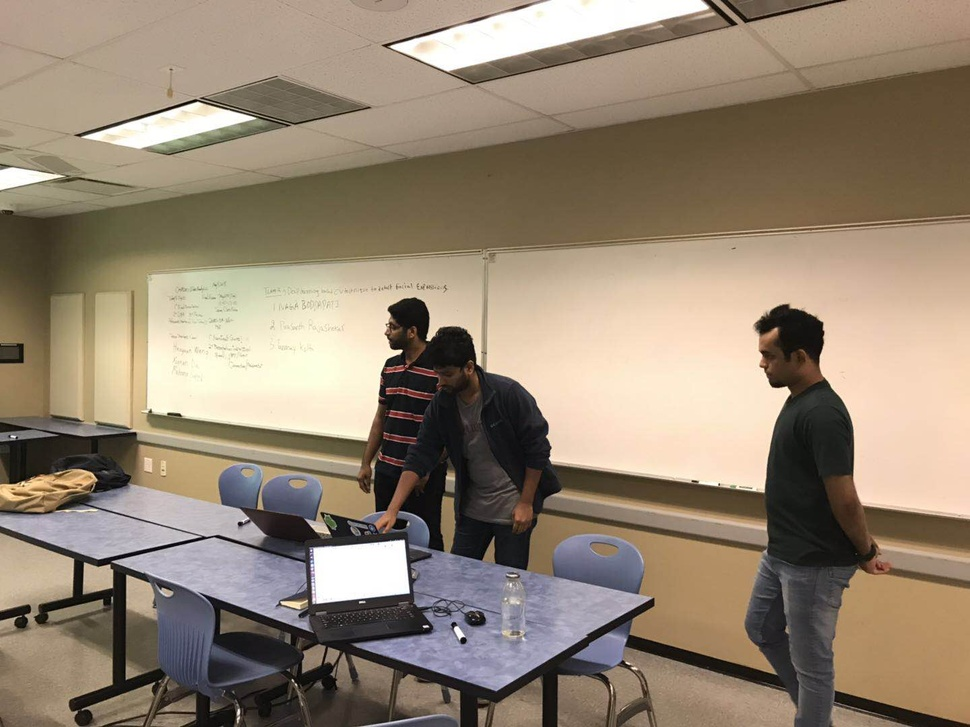
#> input picture 2019S/2019S-0-faceExpression-presentation2-2019.jpg.jpg, 970 x 727 px, shrunk from 1440 x 1080 before the run; its folder holds only this picture in this run
$ python augment.py
#> lines starting #> are read from the running program, lines starting #| are printed output that depends on the picture
#######################################################
# Codeded by: Harry Li　　                              #
# Copyright : CTIOne Corporation                      #
# Date      : July 20, 2018                           #
# Status    : tested                                  #
# Purpose   : Generating test image data sets         #
#######################################################

import sys, os
import cv2
import glob

for file in glob.glob("*.jpg"):
    print(file)
    img = cv2.imread(file)
#> img is the input picture: shape (727, 970, 3); mean B, G, R 114.8, 133.1, 148.3
    cv2.imshow('8 img',img)

    if img is not None:
            print("Processing : " + file)

            M = cv2.getRotationMatrix2D((img.shape[1] / 2, img.shape[0] / 2), 10, 1)
            rotate1 = cv2.warpAffine(img, M, (img.shape[1], img.shape[0]))
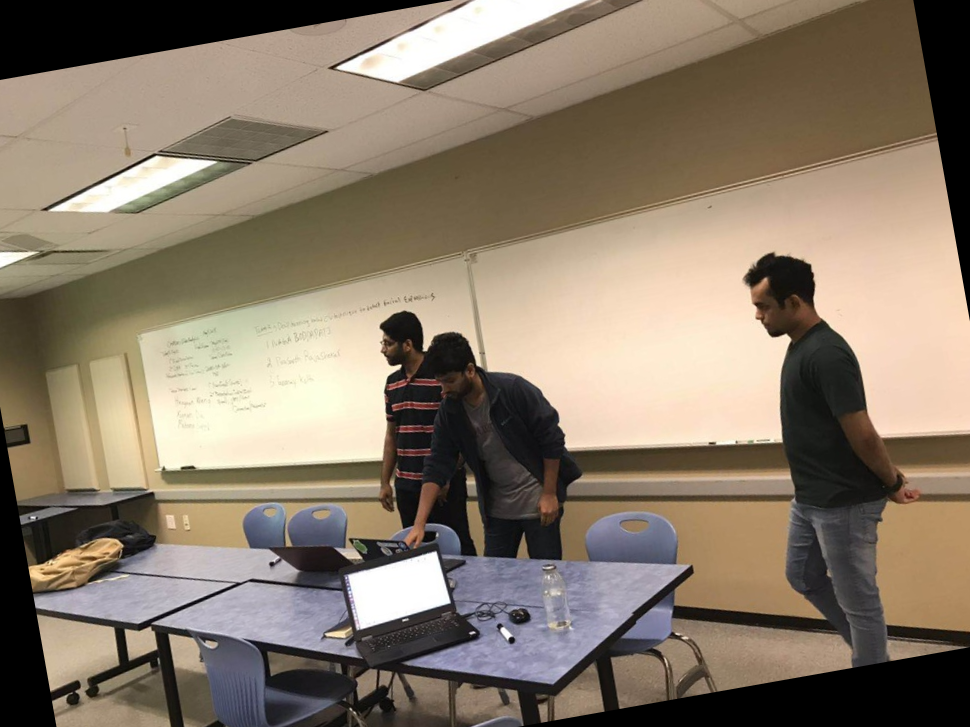
#> rotate1: shape (727, 970, 3); mean B, G, R 106.6, 123.4, 137.2

            M = cv2.getRotationMatrix2D((img.shape[1] / 2, img.shape[0] / 2), -10, 1) # counterwise
            rotate2 = cv2.warpAffine(img, M, (img.shape[1], img.shape[0]))
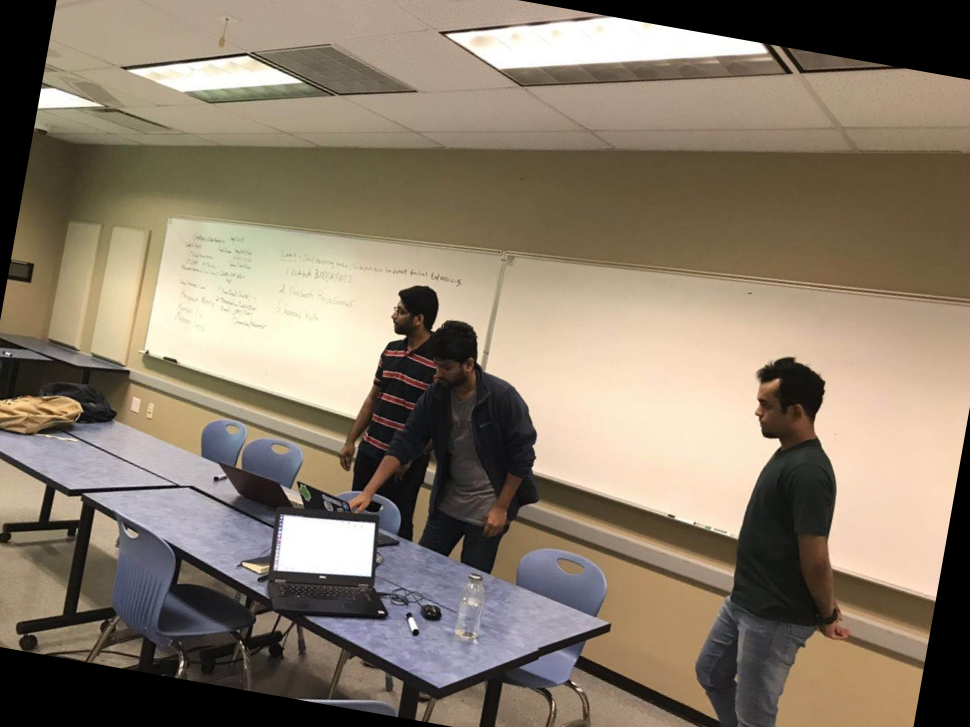
#> rotate2: shape (727, 970, 3); mean B, G, R 106.5, 123.1, 136.7

            blur1 = cv2.GaussianBlur(img, (25, 25), 23) # 5by5 kernel, sigma 3
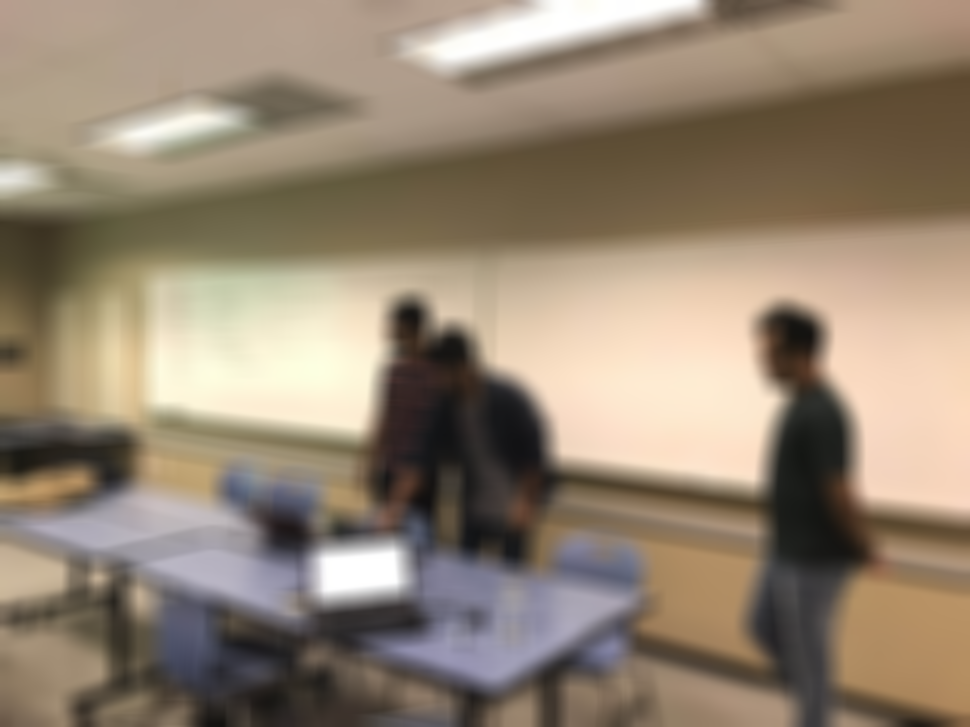
#> blur1: shape (727, 970, 3); mean B, G, R 114.8, 133.1, 148.3

            rotate1_blur1 = cv2.GaussianBlur(rotate1, (25, 25), 23)
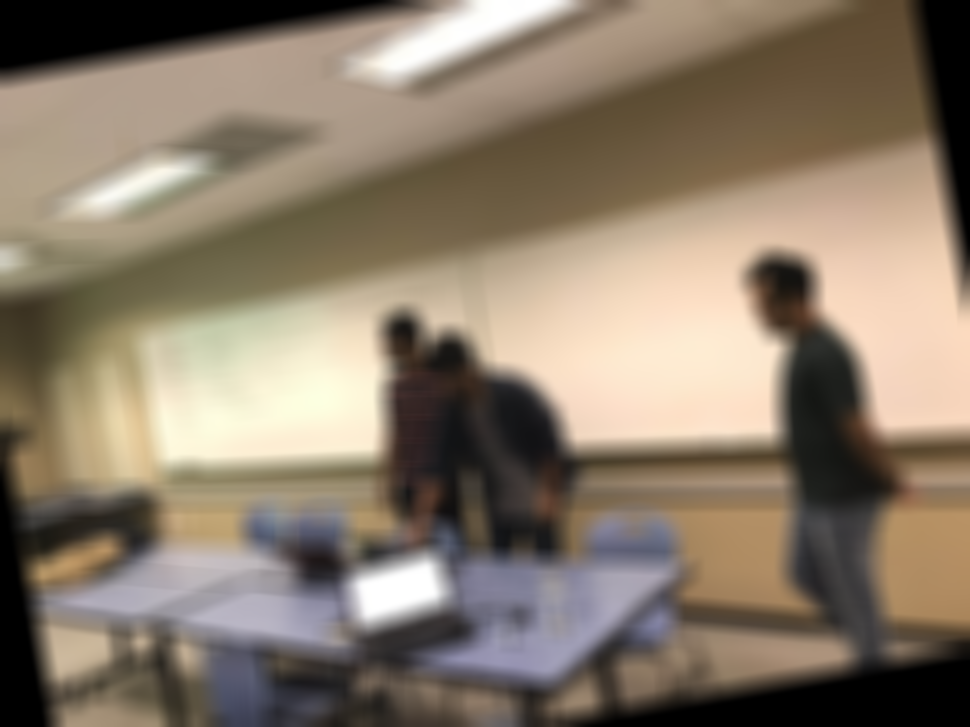
#> rotate1_blur1: shape (727, 970, 3); mean B, G, R 106.7, 123.4, 137.2
            rotate2_blur1 = cv2.GaussianBlur(rotate2, (25, 25), 23)
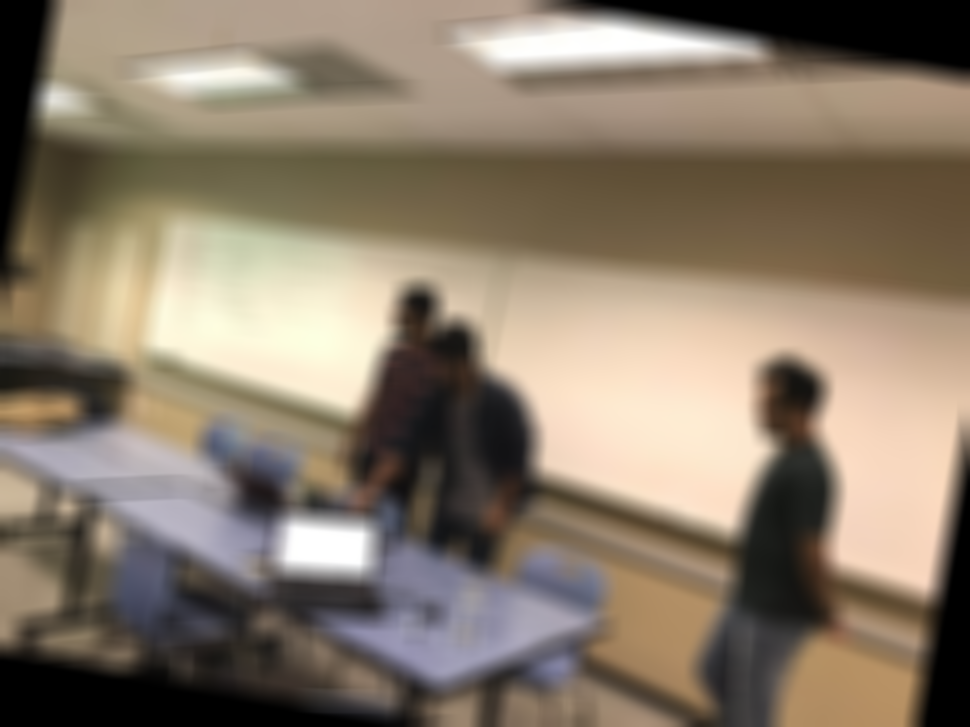
#> rotate2_blur1: shape (727, 970, 3); mean B, G, R 106.5, 123.1, 136.7

            # To do: add motion blue

            cv2.imwrite(file[0:-4] + "_rotate1.jpg", rotate1)
            cv2.imwrite(file[0:-4] + "_rotate2.jpg", rotate2)
            cv2.imwrite(file[0:-4] + "_blur1.jpg", blur1)
            cv2.imwrite(file[0:-4] + "_rotate1_blur1.jpg", rotate1_blur1)
            cv2.imwrite(file[0:-4] + "_rotate2_blur1.jpg", rotate2_blur1)

$ run again, on 2019S/2019S-13-3image.jpg
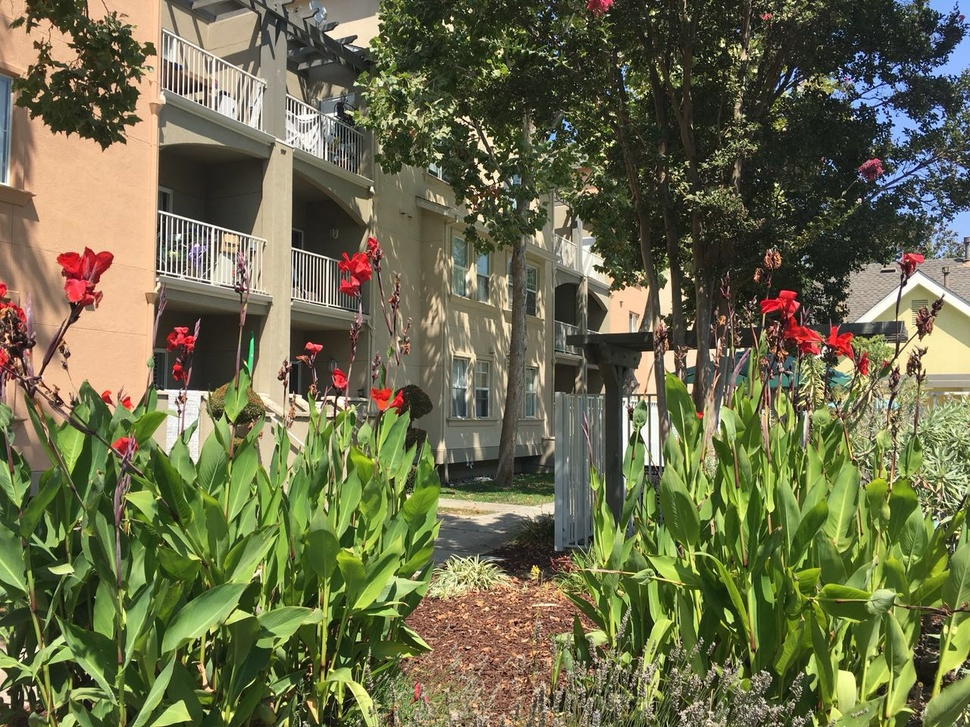
#> input picture 2019S/2019S-13-3image.jpg, 970 x 727 px, shrunk from 1280 x 960 before the run
#> img is the input picture: shape (727, 970, 3); mean B, G, R 75.1, 108.4, 107.7
#> `rotate1_blur1 = cv2.GaussianBlur(rotate1, (25, 25), 23)`:
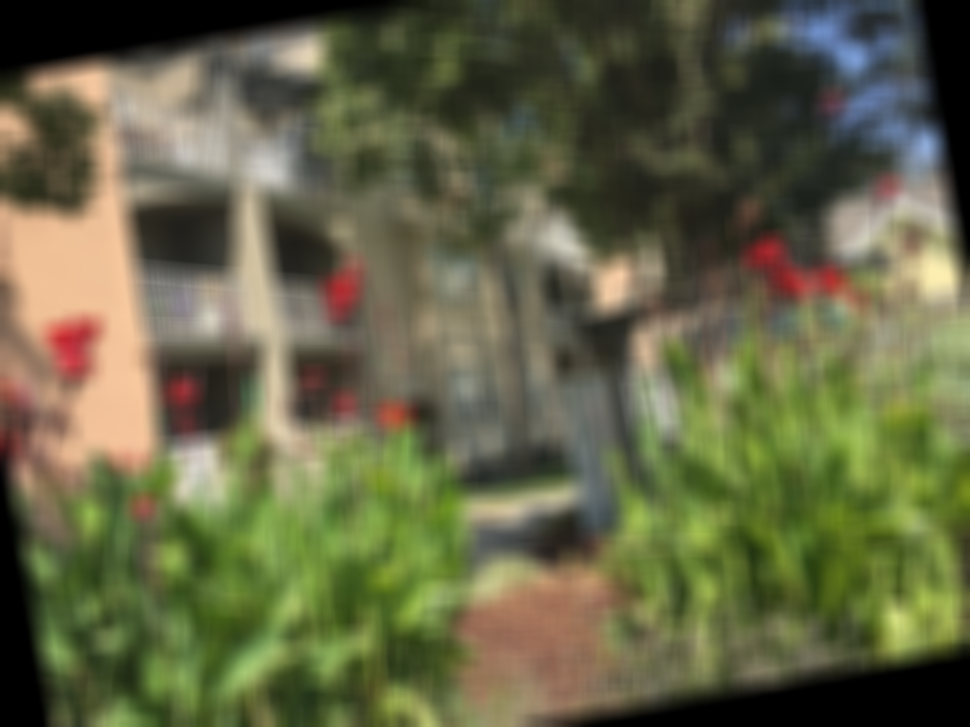
#> rotate1_blur1: shape (727, 970, 3); mean B, G, R 69.9, 100.9, 100.5
#> `rotate2_blur1 = cv2.GaussianBlur(rotate2, (25, 25), 23)`:
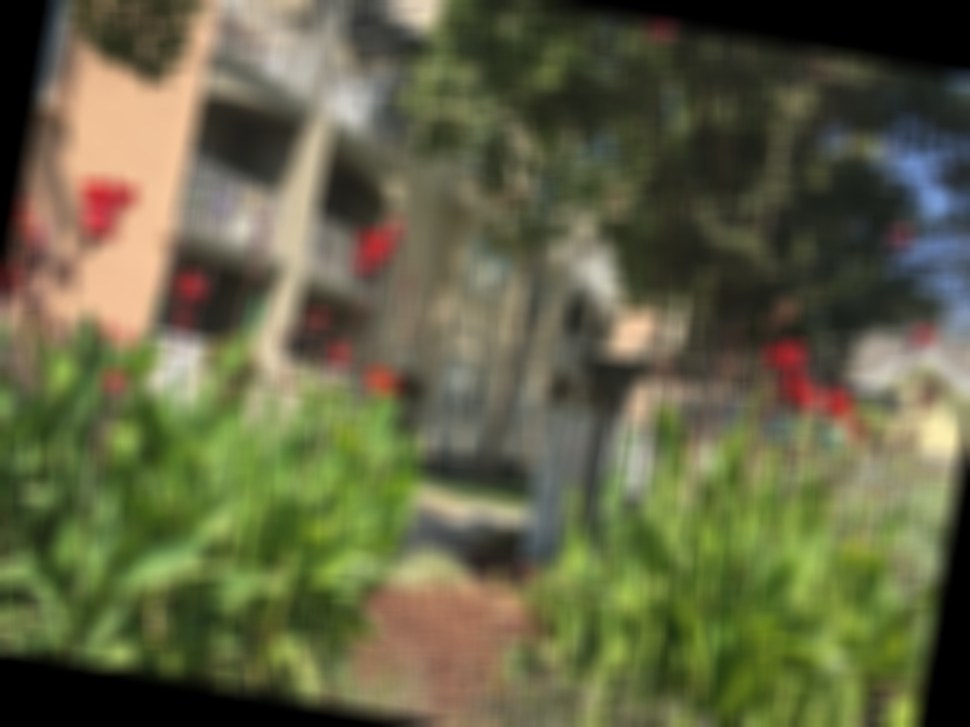
#> rotate2_blur1: shape (727, 970, 3); mean B, G, R 68.3, 99.3, 98.7

$ run again, on 2019S/2019S-0-faceExpression-presentation2019.jpg
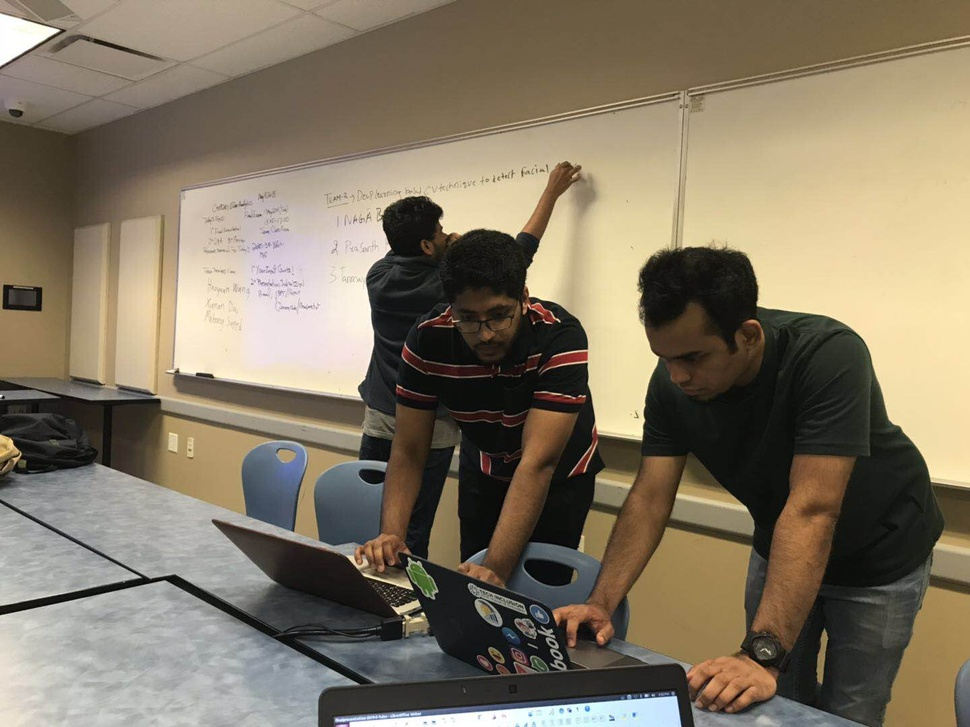
#> input picture 2019S/2019S-0-faceExpression-presentation2019.jpg, 970 x 727 px, shrunk from 1440 x 1080 before the run
#> img is the input picture: shape (727, 970, 3); mean B, G, R 99.9, 119, 130.3
#> `rotate1_blur1 = cv2.GaussianBlur(rotate1, (25, 25), 23)`:
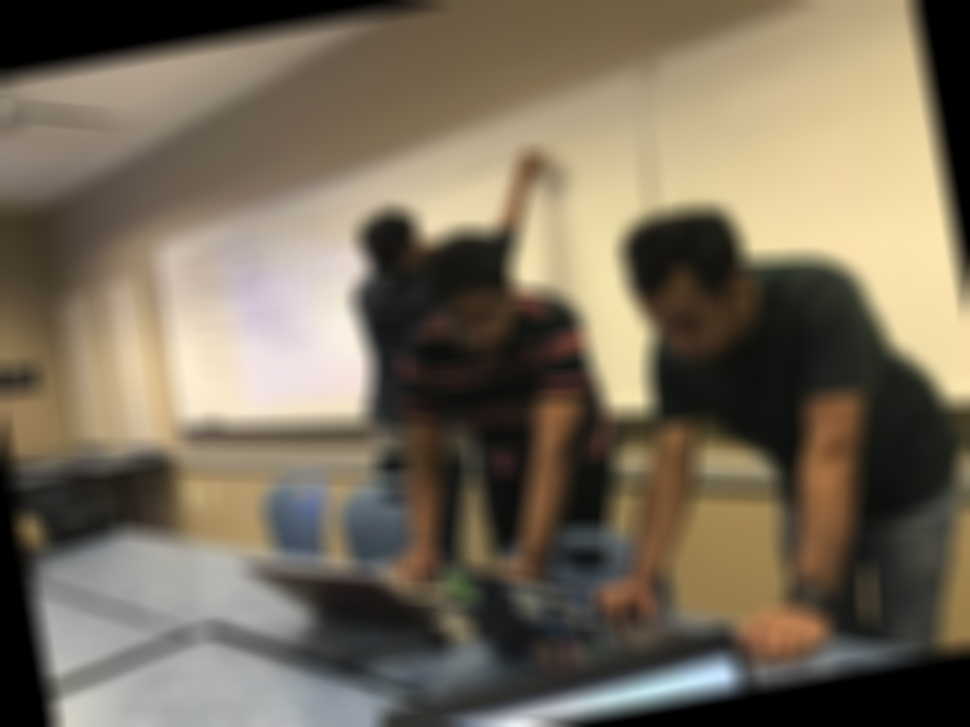
#> rotate1_blur1: shape (727, 970, 3); mean B, G, R 90.7, 108.3, 118.7
#> `rotate2_blur1 = cv2.GaussianBlur(rotate2, (25, 25), 23)`:
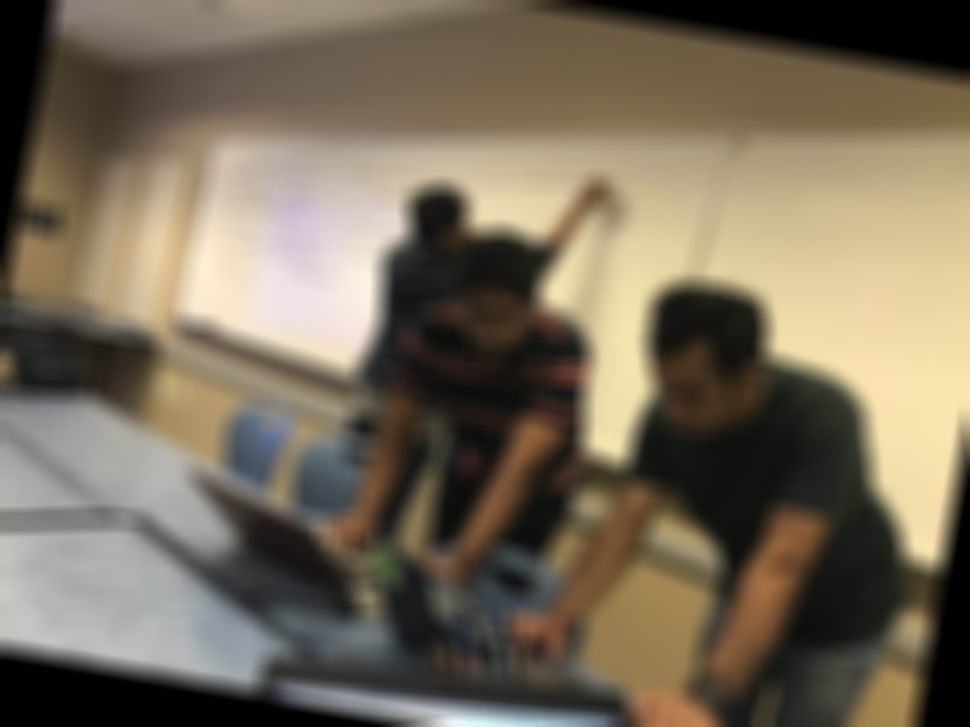
#> rotate2_blur1: shape (727, 970, 3); mean B, G, R 90.1, 107.8, 118.3
